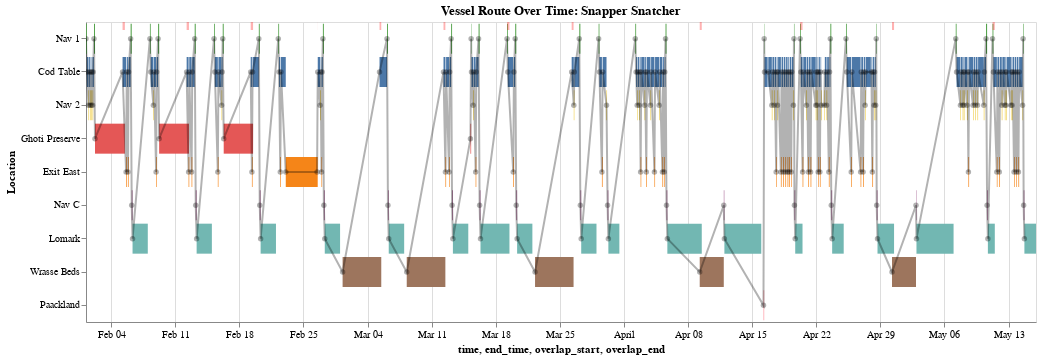

The cell this chart's notebook holds for it:
### Markdown cell above
Visualize route

### Code cell
# Prepare vessel data
vessel_id = 'snappersnatcher7be'
vessel_data_sorted, location_to_y = prepare_vessel_data(sorted_pings, vessel_id)

# Interactive visualization
chart = plot_vessel_timeline_interactive(vessel_data_sorted, location_to_y)
chart.display()

### Figure 1 — Vega-Lite specification as saved in the notebook (floating-point values rounded to 4 significant figures; data arrays with more than 128 entries replaced by an {"elided": "..."} marker saying what was removed)
{"config": {"view": {"continuousWidth": 300, "continuousHeight": 300}}, "layer": [{"data": {"name": "data-33ae356a0bcc25b3adc0532a93e0535c"}, "mark": {"type": "bar"}, "encoding": {"color": {"field": "source", "legend": null, "type": "nominal"}, "tooltip": [{"field": "source", "type": "nominal"}, {"field": "time", "type": "temporal"}, {"field": "end_time", "type": "temporal"}, {"field": "dwell_hours", "type": "quantitative"}], "x": {"field": "time", "type": "temporal"}, "x2": {"field": "end_time"}, "y": {"field": "source", "sort": ["Nav 1", "Cod Table", "Nav 2", "Ghoti Preserve", "Exit East", "Nav C", "Lomark", "Wrasse Beds", "Paackland"], "title": "Location", "type": "nominal"}}, "name": "view_13"}, {"data": {"name": "data-05fb2d82d70d5506f736c5b785287ad6"}, "mark": {"type": "bar", "color": "red", "opacity": 0.3}, "encoding": {"x": {"field": "overlap_start", "type": "temporal"}, "x2": {"field": "overlap_end"}, "y": {"value": 0}, "y2": {"value": 8}}}, {"data": {"name": "data-33ae356a0bcc25b3adc0532a93e0535c"}, "mark": {"type": "line", "point": true}, "encoding": {"color": {"value": "black"}, "detail": {"field": "target", "type": "nominal"}, "opacity": {"value": 0.3}, "x": {"field": "time", "type": "temporal"}, "y": {"field": "source", "sort": ["Nav 1", "Cod Table", "Nav 2", "Ghoti Preserve", "Exit East", "Nav C", "Lomark", "Wrasse Beds", "Paackland"], "type": "nominal"}}}], "height": 300, "params": [{"name": "param_73", "select": {"type": "interval", "encodings": ["x", "y"]}, "bind": "scales", "views": ["view_13"]}], "title": "Vessel Route Over Time: Snapper Snatcher", "width": 950, "$schema": "https://vega.github.io/schema/vega-lite/v5.20.1.json", "datasets": {"data-33ae356a0bcc25b3adc0532a93e0535c": {"elided": "264 records"}, "data-05fb2d82d70d5506f736c5b785287ad6": [{"overlap_start": "2035-02-01T12:40:26.620000", "overlap_end": "2035-02-01T12:40:26.620251"}, {"overlap_start": "2035-02-01T16:54:55.114000", "overlap_end": "2035-02-01T16:54:55.114540"}, {"overlap_start": "2035-02-01T20:16:45.760000", "overlap_end": "2035-02-01T20:16:45.760150"}, {"overlap_start": "2035-02-01T21:43:32.965000", "overlap_end": "2035-02-01T21:43:32.965126"}, {"overlap_start": "2035-02-02T03:05:02.716000", "overlap_end": "2035-02-02T03:05:02.716247"}, {"overlap_start": "2035-02-02T05:39:59.146000", "overlap_end": "2035-02-02T05:39:59.146336"}, {"overlap_start": "2035-02-05T05:55:09.300000", "overlap_end": "2035-02-05T11:59:59.999407"}, {"overlap_start": "2035-02-05T15:11:56.474000", "overlap_end": "2035-02-05T15:11:56.474182"}, {"overlap_start": "2035-02-05T21:50:11.917000", "overlap_end": "2035-02-05T21:50:11.917699"}, {"overlap_start": "2035-02-06T03:04:07.348000", "overlap_end": "2035-02-06T03:04:07.348225"}, {"overlap_start": "2035-02-06T08:06:09.707000", "overlap_end": "2035-02-06T08:06:09.707012"}, {"overlap_start": "2035-02-08T07:43:59.210000", "overlap_end": "2035-02-08T07:43:59.210148"}, {"overlap_start": "2035-02-08T16:10:57.362000", "overlap_end": "2035-02-08T16:10:57.362105"}, {"overlap_start": "2035-02-08T21:50:33.431000", "overlap_end": "2035-02-08T21:50:33.431749"}, {"overlap_start": "2035-02-09T05:49:11.234000", "overlap_end": "2035-02-09T05:49:11.234903"}, {"overlap_start": "2035-02-12T05:52:25.604000", "overlap_end": "2035-02-12T11:59:59.999082"}, {"overlap_start": "2035-02-12T18:54:43.075000", "overlap_end": "2035-02-12T18:54:43.075460"}, {"overlap_start": "2035-02-13T03:00:47.940000", "overlap_end": "2035-02-13T03:00:47.940490"}, {"overlap_start": "2035-02-13T08:04:14.712000", "overlap_end": "2035-02-13T08:04:14.712545"}, {"overlap_start": "2035-02-15T17:14:44.018000", "overlap_end": "2035-02-15T17:14:44.018415"}, {"overlap_start": "2035-02-16T02:54:23.080000", "overlap_end": "2035-02-16T02:54:23.080609"}, {"overlap_start": "2035-02-16T04:29:29.698000", "overlap_end": "2035-02-16T04:29:29.698247"}, {"overlap_start": "2035-02-19T05:47:30.254000", "overlap_end": "2035-02-19T11:59:59.999192"}, {"overlap_start": "2035-02-19T10:39:30.119000", "overlap_end": "2035-02-19T10:39:30.119400"}, {"overlap_start": "2035-02-20T03:05:24.603000", "overlap_end": "2035-02-20T03:05:24.603247"}, {"overlap_start": "2035-02-22T08:11:04.253000", "overlap_end": "2035-02-22T08:11:04.253089"}, {"overlap_start": "2035-02-22T13:05:17.645000", "overlap_end": "2035-02-22T13:05:17.645609"}, {"overlap_start": "2035-02-23T01:40:49.400000", "overlap_end": "2035-02-23T01:40:49.400080"}, {"overlap_start": "2035-02-26T11:48:57.958000", "overlap_end": "2035-02-26T11:59:59.999244"}, {"overlap_start": "2035-02-26T21:14:45.435000", "overlap_end": "2035-02-26T21:14:45.435470"}, {"overlap_start": "2035-03-05T07:25:41.243000", "overlap_end": "2035-03-05T11:59:59.999320"}, {"overlap_start": "2035-03-06T03:02:30.278000", "overlap_end": "2035-03-06T03:02:30.278525"}, {"overlap_start": "2035-03-12T07:06:31.626000", "overlap_end": "2035-03-12T11:59:59.999209"}, {"overlap_start": "2035-03-12T13:55:56.517000", "overlap_end": "2035-03-12T13:55:56.517073"}, {"overlap_start": "2035-03-12T23:19:45.290000", "overlap_end": "2035-03-12T23:19:45.290342"}, {"overlap_start": "2035-03-13T03:04:52.682000", "overlap_end": "2035-03-13T03:04:52.682021"}, {"overlap_start": "2035-03-13T07:44:16.755000", "overlap_end": "2035-03-13T07:44:16.755024"}, {"overlap_start": "2035-03-15T07:32:52.413000", "overlap_end": "2035-03-15T07:32:52.413025"}, {"overlap_start": "2035-03-15T14:10:49.430000", "overlap_end": "2035-03-15T14:10:49.430768"}, {"overlap_start": "2035-03-16T03:02:23.852000", "overlap_end": "2035-03-16T03:02:23.852179"}, {"overlap_start": "2035-03-16T08:04:43.365000", "overlap_end": "2035-03-16T08:04:43.365547"}, {"overlap_start": "2035-03-19T05:38:15.454000", "overlap_end": "2035-03-19T11:59:59.999233"}, {"overlap_start": "2035-03-19T07:43:14.929000", "overlap_end": "2035-03-19T07:43:14.929217"}, {"overlap_start": "2035-03-19T23:42:54.652000", "overlap_end": "2035-03-19T23:42:54.652078"}, {"overlap_start": "2035-03-20T05:46:44.291000", "overlap_end": "2035-03-20T05:46:44.291845"}, {"overlap_start": "2035-03-26T07:01:19.898000", "overlap_end": "2035-03-26T11:59:59.999102"}, {"overlap_start": "2035-03-26T14:00:15.105000", "overlap_end": "2035-03-26T14:00:15.105076"}, {"overlap_start": "2035-03-27T08:03:08.590000", "overlap_end": "2035-03-27T08:03:08.590036"}, {"overlap_start": "2035-03-29T16:10:32.745000", "overlap_end": "2035-03-29T16:10:32.745474"}, {"overlap_start": "2035-03-30T07:13:10.283000", "overlap_end": "2035-03-30T07:13:10.283147"}, {"overlap_start": "2035-04-02T07:56:23.042000", "overlap_end": "2035-04-02T07:56:23.042370"}, {"overlap_start": "2035-04-02T12:07:30.733000", "overlap_end": "2035-04-02T12:07:30.733578"}, {"overlap_start": "2035-04-02T19:48:15.818000", "overlap_end": "2035-04-02T19:48:15.818074"}, {"overlap_start": "2035-04-03T07:37:19.314000", "overlap_end": "2035-04-03T07:37:19.314406"}, {"overlap_start": "2035-04-03T10:39:21.979000", "overlap_end": "2035-04-03T10:39:21.979078"}, {"overlap_start": "2035-04-03T21:38:52.939000", "overlap_end": "2035-04-03T21:38:52.939616"}, {"overlap_start": "2035-04-04T07:58:03.845000", "overlap_end": "2035-04-04T07:58:03.845092"}, {"overlap_start": "2035-04-04T20:15:19.858000", "overlap_end": "2035-04-04T20:15:19.858036"}, {"overlap_start": "2035-04-04T21:42:05.980000", "overlap_end": "2035-04-04T21:42:05.980692"}, {"overlap_start": "2035-04-05T04:53:59.366000", "overlap_end": "2035-04-05T04:53:59.366027"}, {"overlap_start": "2035-04-05T09:28:27.149000", "overlap_end": "2035-04-05T09:28:27.149624"}, {"overlap_start": "2035-04-05T11:06:32.606000", "overlap_end": "2035-04-05T11:06:32.606314"}, {"overlap_start": "2035-04-05T15:34:29.430000", "overlap_end": "2035-04-05T15:34:29.430553"}, {"overlap_start": "2035-04-09T06:40:35.188000", "overlap_end": "2035-04-09T11:59:59.999778"}, {"overlap_start": "2035-04-11T21:42:18.921000", "overlap_end": "2035-04-11T21:42:18.921585"}, {"overlap_start": "2035-04-16T08:23:53.919000", "overlap_end": "2035-04-16T08:23:53.919490"}, {"overlap_start": "2035-04-17T03:38:51.171000", "overlap_end": "2035-04-17T03:38:51.171724"}, {"overlap_start": "2035-04-17T11:23:24.712000", "overlap_end": "2035-04-17T11:23:24.712509"}, {"overlap_start": "2035-04-17T16:33:44.189000", "overlap_end": "2035-04-17T16:33:44.189580"}, {"overlap_start": "2035-04-17T20:02:42.739000", "overlap_end": "2035-04-17T20:02:42.739302"}, {"overlap_start": "2035-04-18T05:10:38.139000", "overlap_end": "2035-04-18T05:10:38.139436"}, {"overlap_start": "2035-04-18T11:21:13.284000", "overlap_end": "2035-04-18T11:21:13.284565"}, {"overlap_start": "2035-04-18T22:46:42.429000", "overlap_end": "2035-04-18T22:46:42.429059"}, {"overlap_start": "2035-04-19T00:43:56.527000", "overlap_end": "2035-04-19T00:43:56.527487"}, {"overlap_start": "2035-04-19T02:33:29.516000", "overlap_end": "2035-04-19T02:33:29.516002"}, {"overlap_start": "2035-04-19T08:01:49.033000", "overlap_end": "2035-04-19T08:01:49.033002"}, {"overlap_start": "2035-04-19T13:40:46.058000", "overlap_end": "2035-04-19T13:40:46.058067"}, {"overlap_start": "2035-04-19T14:53:38.735000", "overlap_end": "2035-04-19T14:53:38.735406"}, {"overlap_start": "2035-04-20T05:43:23.741000", "overlap_end": "2035-04-20T12:05:19.142834"}, {"overlap_start": "2035-04-20T14:05:49.891000", "overlap_end": "2035-04-20T14:05:49.891379"}, {"overlap_start": "2035-04-20T22:18:00.290000", "overlap_end": "2035-04-20T22:18:00.290148"}, {"overlap_start": "2035-04-21T03:20:09.729000", "overlap_end": "2035-04-21T03:20:09.729278"}, {"overlap_start": "2035-04-21T05:09:26.785000", "overlap_end": "2035-04-21T05:09:26.785050"}, {"overlap_start": "2035-04-21T11:05:35.775000", "overlap_end": "2035-04-21T11:05:35.775099"}, {"overlap_start": "2035-04-22T00:16:57.158000", "overlap_end": "2035-04-22T00:16:57.158245"}, {"overlap_start": "2035-04-22T01:58:32.817000", "overlap_end": "2035-04-22T01:58:32.817014"}, {"overlap_start": "2035-04-22T05:02:40.189000", "overlap_end": "2035-04-22T05:02:40.189730"}, {"overlap_start": "2035-04-22T09:35:31.723000", "overlap_end": "2035-04-22T09:35:31.723040"}, {"overlap_start": "2035-04-22T11:19:09.190000", "overlap_end": "2035-04-22T11:19:09.190802"}, {"overlap_start": "2035-04-23T03:08:02.611000", "overlap_end": "2035-04-23T03:08:02.611233"}, {"overlap_start": "2035-04-23T04:43:10.050000", "overlap_end": "2035-04-23T04:43:10.050199"}, {"overlap_start": "2035-04-23T09:08:36.729000", "overlap_end": "2035-04-23T09:08:36.729133"}, {"overlap_start": "2035-04-23T10:58:46.656000", "overlap_end": "2035-04-23T10:58:46.656230"}, {"overlap_start": "2035-04-23T15:30:44.136000", "overlap_end": "2035-04-23T15:30:44.136081"}, {"overlap_start": "2035-04-25T08:06:15.778000", "overlap_end": "2035-04-25T08:06:15.778596"}, {"overlap_start": "2035-04-26T20:20:21.899000", "overlap_end": "2035-04-26T20:20:21.899137"}, {"overlap_start": "2035-04-26T22:02:05.710000", "overlap_end": "2035-04-26T22:02:05.710487"}, {"overlap_start": "2035-04-27T02:48:51.336000", "overlap_end": "2035-04-27T02:48:51.336032"}, {"overlap_start": "2035-04-27T08:11:59.035000", "overlap_end": "2035-04-27T08:11:59.035500"}, {"overlap_start": "2035-04-28T11:54:57.702000", "overlap_end": "2035-04-28T11:54:57.702549"}, {"overlap_start": "2035-04-28T14:30:22.896000", "overlap_end": "2035-04-28T14:30:22.896602"}, {"overlap_start": "2035-04-30T06:38:39.447000", "overlap_end": "2035-04-30T11:59:59.999569"}, {"overlap_start": "2035-05-02T21:32:20.405000", "overlap_end": "2035-05-02T21:32:20.405639"}, {"overlap_start": "2035-05-07T18:00:27.771000", "overlap_end": "2035-05-07T18:00:27.771465"}, {"overlap_start": "2035-05-08T01:27:36.624000", "overlap_end": "2035-05-08T01:27:36.624671"}, {"overlap_start": "2035-05-08T02:56:08.286000", "overlap_end": "2035-05-08T02:56:08.286218"}, {"overlap_start": "2035-05-08T11:08:29.688000", "overlap_end": "2035-05-08T11:08:29.688410"}, {"overlap_start": "2035-05-08T16:38:52.061000", "overlap_end": "2035-05-08T16:38:52.061388"}, {"overlap_start": "2035-05-09T14:45:34.439000", "overlap_end": "2035-05-09T14:45:34.439199"}, {"overlap_start": "2035-05-09T16:14:00.416000", "overlap_end": "2035-05-09T16:14:00.416486"}, {"overlap_start": "2035-05-10T07:11:20.682000", "overlap_end": "2035-05-10T07:11:20.682003"}, {"overlap_start": "2035-05-10T08:44:52.668000", "overlap_end": "2035-05-10T08:44:52.668084"}, {"overlap_start": "2035-05-10T17:53:55.350000", "overlap_end": "2035-05-10T17:53:55.350469"}, {"overlap_start": "2035-05-11T06:05:20.059000", "overlap_end": "2035-05-11T12:02:42.357051"}, {"overlap_start": "2035-05-11T08:21:27.241000", "overlap_end": "2035-05-11T08:21:27.241644"}, {"overlap_start": "2035-05-11T17:23:06.757000", "overlap_end": "2035-05-11T17:23:06.757265"}, {"overlap_start": "2035-05-12T01:42:55.657000", "overlap_end": "2035-05-12T01:42:55.657533"}, {"overlap_start": "2035-05-12T15:49:46.943000", "overlap_end": "2035-05-12T15:49:46.943793"}, {"overlap_start": "2035-05-13T06:22:40.484000", "overlap_end": "2035-05-13T06:22:40.484034"}, {"overlap_start": "2035-05-13T09:21:13.442000", "overlap_end": "2035-05-13T09:21:13.442239"}, {"overlap_start": "2035-05-13T14:33:13.395000", "overlap_end": "2035-05-13T14:33:13.395076"}, {"overlap_start": "2035-05-13T20:18:52.195000", "overlap_end": "2035-05-13T20:18:52.195415"}, {"overlap_start": "2035-05-13T21:54:05.687000", "overlap_end": "2035-05-13T21:54:05.687296"}, {"overlap_start": "2035-05-14T03:47:35.241000", "overlap_end": "2035-05-14T03:47:35.241259"}, {"overlap_start": "2035-05-14T14:12:10.363000", "overlap_end": "2035-05-14T14:12:10.363689"}, {"overlap_start": "2035-05-14T17:37:16.029000", "overlap_end": "2035-05-14T17:37:16.029342"}]}}
